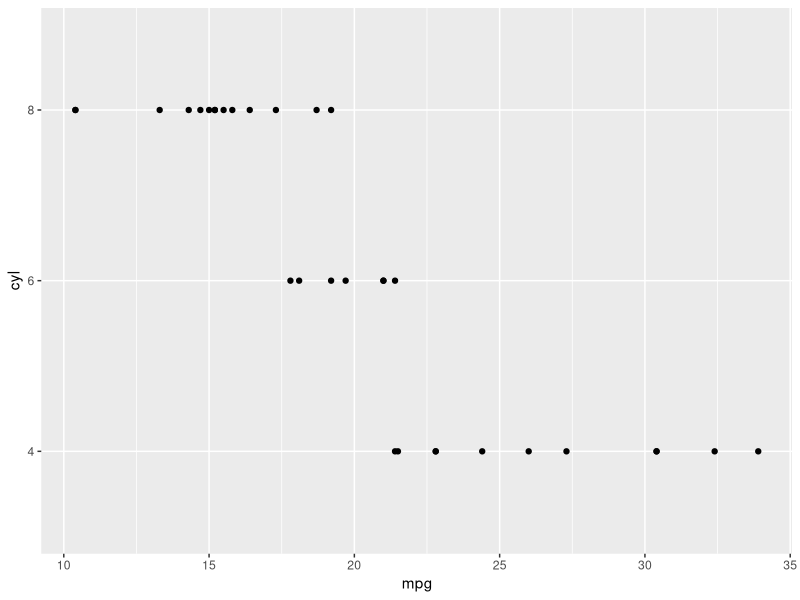
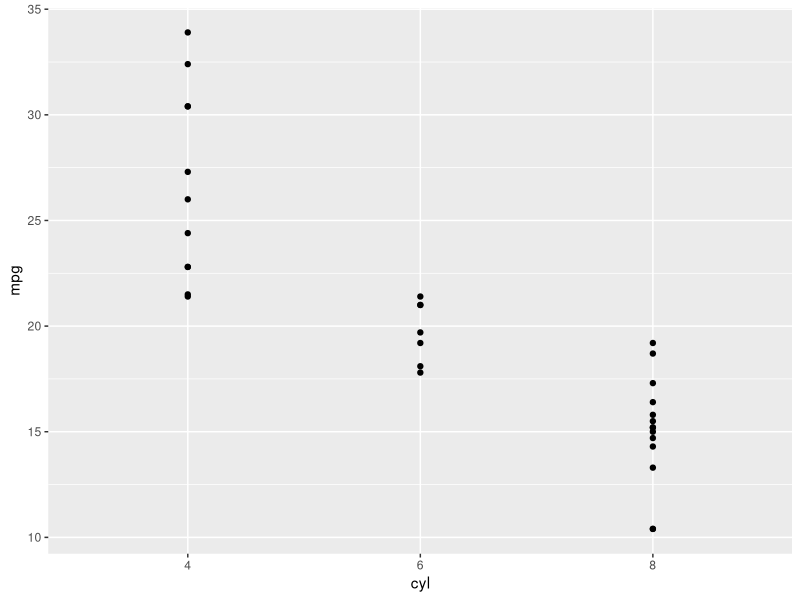
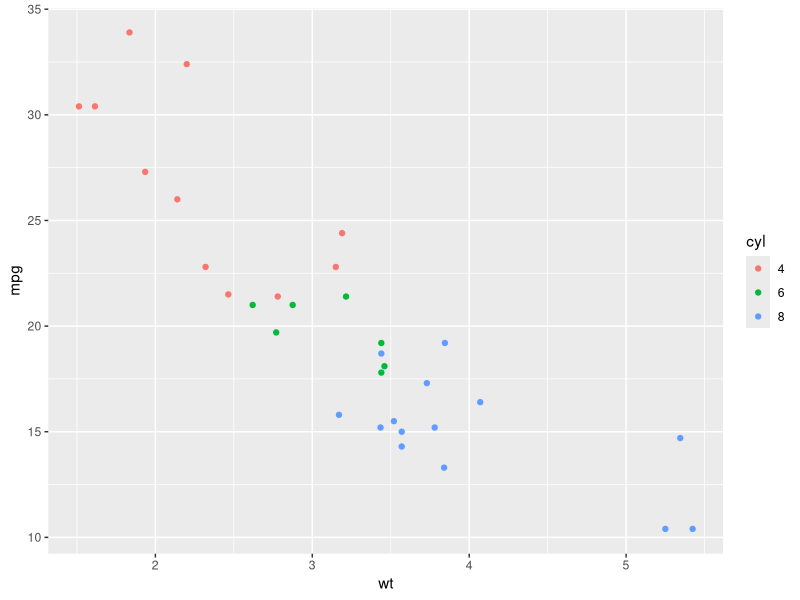
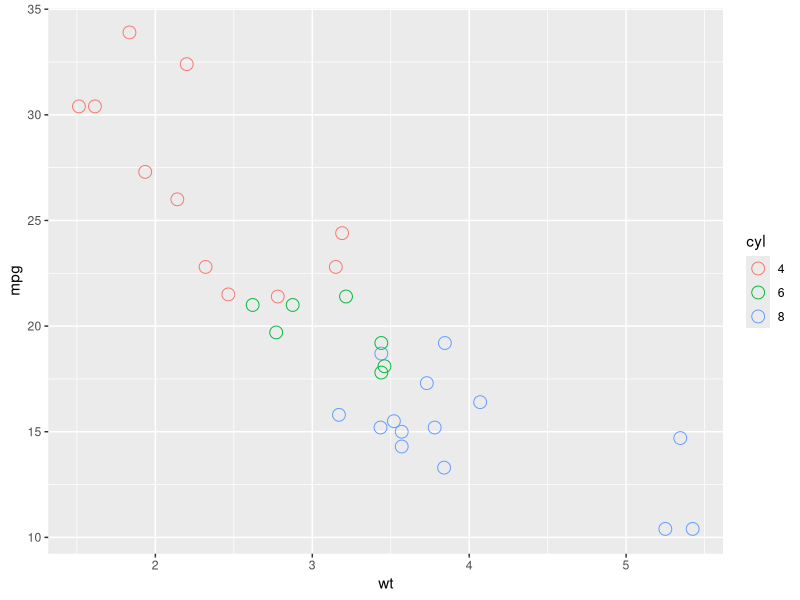
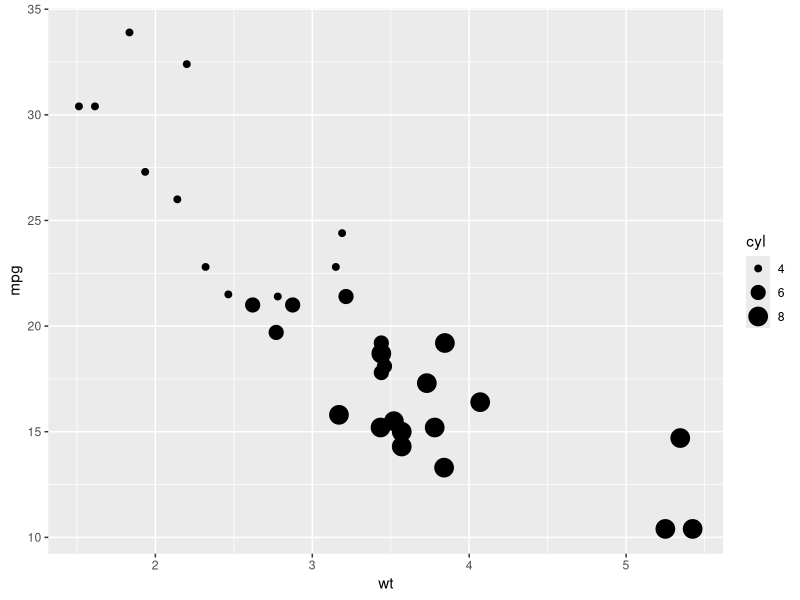
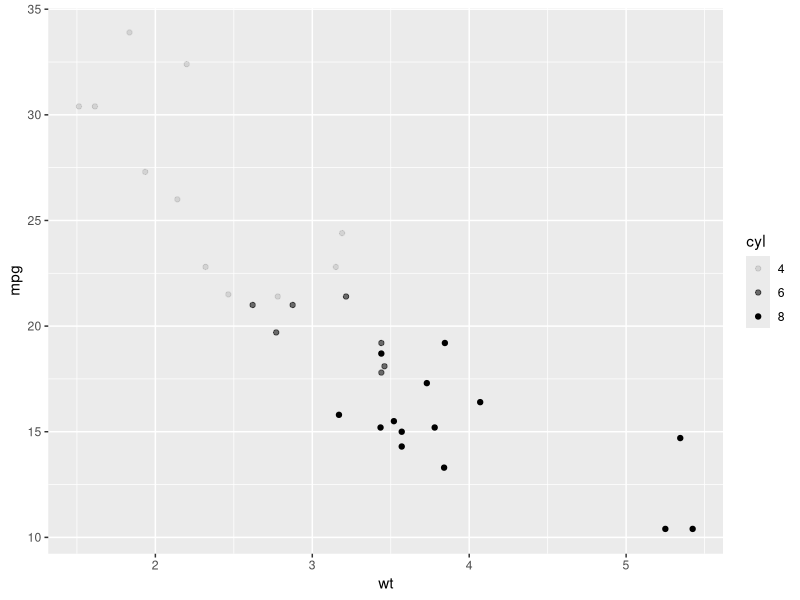
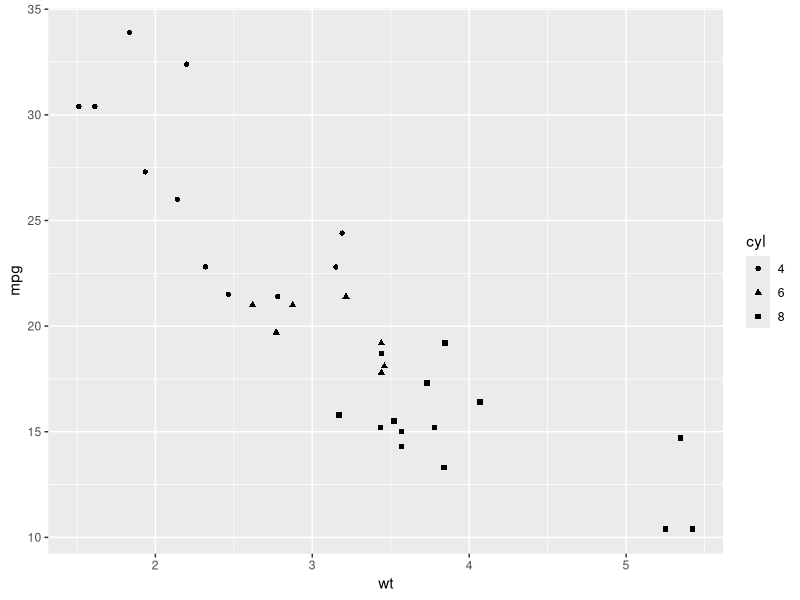
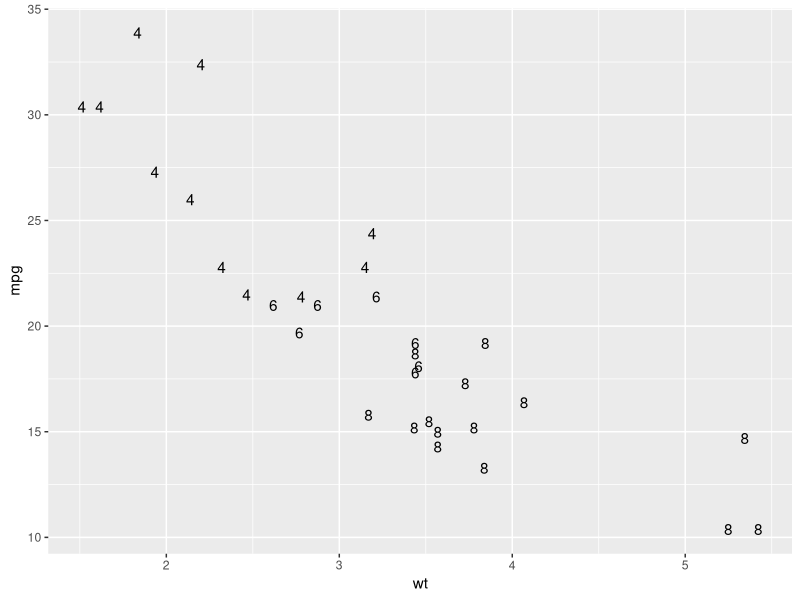

Here is the R script that generated these plots, in order:
library(ggplot2)
data("mtcars")
data("diamonds")
mtcars$cyl <- as.factor(mtcars$cyl)

# 1 - Map mpg to x and cyl to y
ggplot(mtcars, aes(x = mpg, y = cyl)) +
  geom_point()

# 2 - Reverse: Map cyl to x and mpg to y
ggplot(mtcars, aes(x = cyl, y = mpg)) +
  geom_point()

# 3 - Map wt to x, mpg to y and cyl to col
ggplot(mtcars, aes(x = wt, y = mpg, col = cyl)) +
  geom_point()

# 4 - Change shape and size of the points in the above plot
ggplot(mtcars, aes(x = wt, y = mpg, col = cyl)) +
  geom_point(shape = 1, size = 4)

# Map cyl to size
ggplot(mtcars, aes(x = wt, y = mpg, size = cyl)) + geom_point()


# Map cyl to alpha
ggplot(mtcars, aes(x = wt, y = mpg, alpha = cyl)) + geom_point()


# Map cyl to shape 
ggplot(mtcars, aes(x = wt, y = mpg, shape = cyl)) + geom_point()


# Map cyl to label
ggplot(mtcars, aes(x = wt, y = mpg, label = cyl)) + geom_text()

# Define a hexadecimal color
my_color <- "#4ABEFF"

# Draw a scatter plot with color *aesthetic*
ggplot(mtcars, aes(x = wt, y = mpg, color = cyl)) + geom_point()


# Same, but set color *attribute* in geom layer 
ggplot(mtcars, aes(x = wt, y = mpg, color = cyl)) + geom_point(color = my_color)



# Set the fill aesthetic; color, size and shape attributes
ggplot(mtcars, aes(x = wt, y = mpg, fill = cyl)) + geom_point(color = my_color, size = 10, shape = 23)


# Expand to draw points with alpha 0.5
ggplot(mtcars, aes(x = wt, y = mpg, fill = cyl)) + geom_point(alpha = 0.5)


# Expand to draw points with shape 24 and color yellow
ggplot(mtcars, aes(x = wt, y = mpg, fill = cyl)) + geom_point(shape = 24, color = "yellow") 


# Expand to draw text with label rownames(mtcars) and color red
ggplot(mtcars, aes(x = wt, y = mpg, fill = cyl)) + geom_text(aes(label = rownames(mtcars), color = "red"))

# Map mpg onto x, qsec onto y and factor(cyl) onto col
ggplot(mtcars, aes(x = mpg, y = qsec, color = factor(cyl))) + geom_point()


# Add mapping: factor(am) onto shape
ggplot(mtcars, aes(x = mpg, y = qsec, color = factor(cyl), shape = factor(am))) + geom_point()


# Add mapping: (hp/wt) onto size
ggplot(mtcars, aes(x = mpg, y = qsec, color = factor(cyl), shape = factor(am), size = (hp/wt))) + geom_point()

cyl.am <- ggplot(mtcars, aes(x = factor(cyl), fill = factor(am)))

# The base layer, cyl.am, is available for you
# Add geom (position = "stack" by default)
cyl.am + 
  geom_bar()

# Fill - show proportion
cyl.am + 
  geom_bar(position = "fill")  

# Dodging - principles of similarity and proximity
cyl.am +
  geom_bar(position = "dodge") 

# Clean up the axes with scale_ functions
val = c("#E41A1C", "#377EB8")
lab = c("Manual", "Automatic")
cyl.am +
  geom_bar(position = "dodge") +
  scale_x_discrete("Cylinders") + 
  scale_y_continuous("Number") +
  scale_fill_manual("Transmission", 
                    values = val,
                    labels = lab) 


# 1 - Create jittered plot of mtcars, mpg onto x, 0 onto y
ggplot(mtcars, aes(x = mpg, y = 0)) +
  geom_jitter()

# 2 - Add function to change y axis limits
ggplot(mtcars, aes(x = mpg, y = 0)) +
  geom_jitter() + scale_y_continuous(limits = c(-2, 2))


# Basic scatter plot: wt on x-axis and mpg on y-axis; map cyl to col
ggplot(mtcars, aes(x = wt, y = mpg, color = cyl)) + geom_point(size = 4)


# Hollow circles - an improvement
ggplot(mtcars, aes(x = wt, y = mpg, color = cyl)) + geom_point(size = 4, shape = 1)


# Add transparency - very nice
ggplot(mtcars, aes(x = wt, y = mpg, color = cyl)) + geom_point(size = 4, shape = 1, alpha = 0.6)

# Scatter plot: carat (x), price (y), clarity (color)
ggplot(diamonds, aes(x = carat, y = price, color = clarity)) + geom_point()


# Adjust for overplotting
ggplot(diamonds, aes(x = carat, y = price, color = clarity)) + geom_point(alpha = 0.5)


# Scatter plot: clarity (x), carat (y), price (color)
ggplot(diamonds, aes(x = clarity, y = carat, color = price)) + geom_point(alpha = 0.5)


# Dot plot with jittering
ggplot(diamonds, aes(x = clarity, y = carat, color = price)) + geom_point(alpha = 0.5, position = "jitter")


